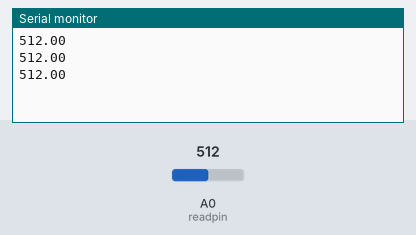
Recording of a sketch running on a simulated Arduino Uno, built with avr-gcc and run on an emulated ATmega328P. Shown: the last lines printed to the serial monitor. The test bench sets the inputs (shaded band); at power-on: A0 (readpin) = 512.

Above: at 1.3 s.
1.4 s: A0 (readpin) set to 716
At 1.9 s:
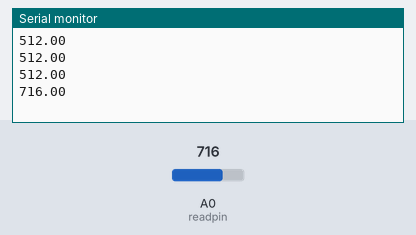
2.9 s: A0 (readpin) set to 900
At 3.4 s:
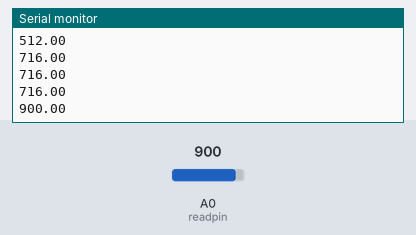
Timing chart, 0 to 5.9 s (numbered marks = the images above; inputs shaded):
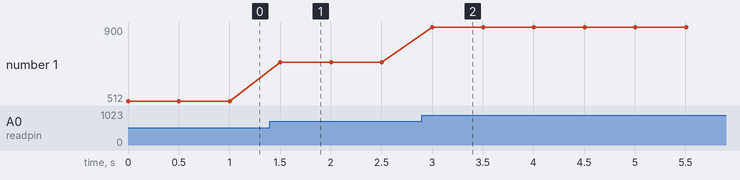

The sketch:

Voltmeter.ino
```cpp
int readpin = A0;
float readval = 0;
float volt = 0;
int delaytime = 500;

void setup() {
  // put your setup code here, to run once:
pinMode (readpin, INPUT);
Serial.begin(9600);
}

void loop() {
  // put your main code here, to run repeatedly:
readval = analogRead(readpin);
volt = (5./1023.)*readval;
Serial.println(readval);
delay (delaytime);
}
```

Measured:
- after the input at 1.4 s, the serial monitor: prints a new line after 0.10 s (image 1)
- after the input at 2.9 s, the serial monitor: prints a new line after 0.10 s (image 2)
- plotted number 1: 512 → 716 after the input at 1.4 s, 716 → 900 after the input at 2.9 s
